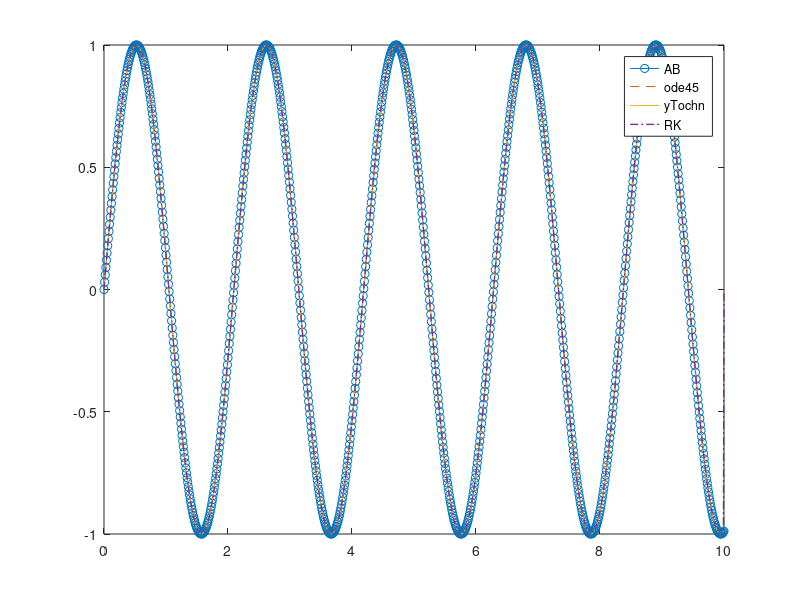

MATLAB code to generate this figure:
clear
clc
%вектор правой части
f=@(t,u) [u(2); -9*u(1)];
T=10;
h=0.01;
u=[0;3]; %ветор начальных значений
N=T/h;
ts=0:h:T;
%матрица для заполнения решения методом Рунге-Кутта
%U(1,:)- u1
%U(2,:)- u2
U=zeros(2,N+1);
U(:,1)=u; %начальные значения

%Runge-Kutty
tic
t = 0:h:T;
for k=1:N-1
k1=f(t(k),U(:,k)).*h;
k2=f(t(k)+h/2,U(:,k)+k1/2).*h;
k3=f(t(k)+h/2,U(:,k)+k2/2).*h;
k4=f(t(k)+h,U(:,k)+k3).*h;

U(:,k+1)=U(:,k)+1/6.*(k1+2*k2+2*k3+k4);
end


RK_Time=toc;


%Adams-Bashfort

u=[0;3];%вектор начальных значений
%матрица для заполнения решения методом Адамса-Башфорта
U1=zeros(2,N+1);
U1(:,1)=u;%начальные значения
%массив правых частей
F=zeros(2,N+1);
%значения f0 в точке (t0,u0)
F(:,1)=f(0,u);

tic
%вычисление решения U1 с помощью метода Адамса-Башфорта


%сначала вычислить первые U1(:,2),U1(:,3),U1(:,4) по методу Рунге-Кутта
%U1(:,1)- 0-ой узел, он уже посчитан - это начальные значения
%здесь также вычисляются правые части F(:,2), F(:,3),F(:,4)
for k=1:3
k1=f(t(k),U1(:,k)).*h;
k2=f(t(k)+h/2,U1(:,k)+k1/2).*h;
k3=f(t(k)+h/2,U1(:,k)+k2/2).*h;
k4=f(t(k)+h,U1(:,k)+k3).*h;

U1(:,k+1)=U1(:,k)+1/6.*(k1+2*k2+2*k3+k4);
F(:,k+1)=f(t(k+1),U1(:,k+1));
end

B=h*[-9/24;37/24;-59/24;55/24]
%следующие узлы
for m=4:N
U1(:,m+1)=U1(:,m) + F(:,m-3:m)*B;
F(:,m+1)=f(t(m+1),U1(:,m+1));
%....
%вычисление по формуле (3) методом Адамса-Башфорта
%....

end
AB_time=toc

%вычисление встроенной функцией ode45

span = [0 T]; %промежуток по t
u=[0;3]; %начальные значения функции u
opts = odeset('RelTol',1e-5,'AbsTol',1e-5); %параметры
[t,y] = ode45(f, span, u,opts); %вызов функции

%сравнение с точным решением в точках сетки ts

yTochn=sin(3*ts);

%графики полученных решений

%U - решение методом Рунге-Кутта
%U1 - решение методом Адамса-Башфорта
%y - решение встроенной функцией ode45
%yTochn - точное решение
figure
plot(ts,U1(1,:),'-o',t,y(:,1),'--',ts,yTochn,'-',ts,U(1,:),'-.','linewidth',1)
legend('AB','ode45','yTochn','RK')
